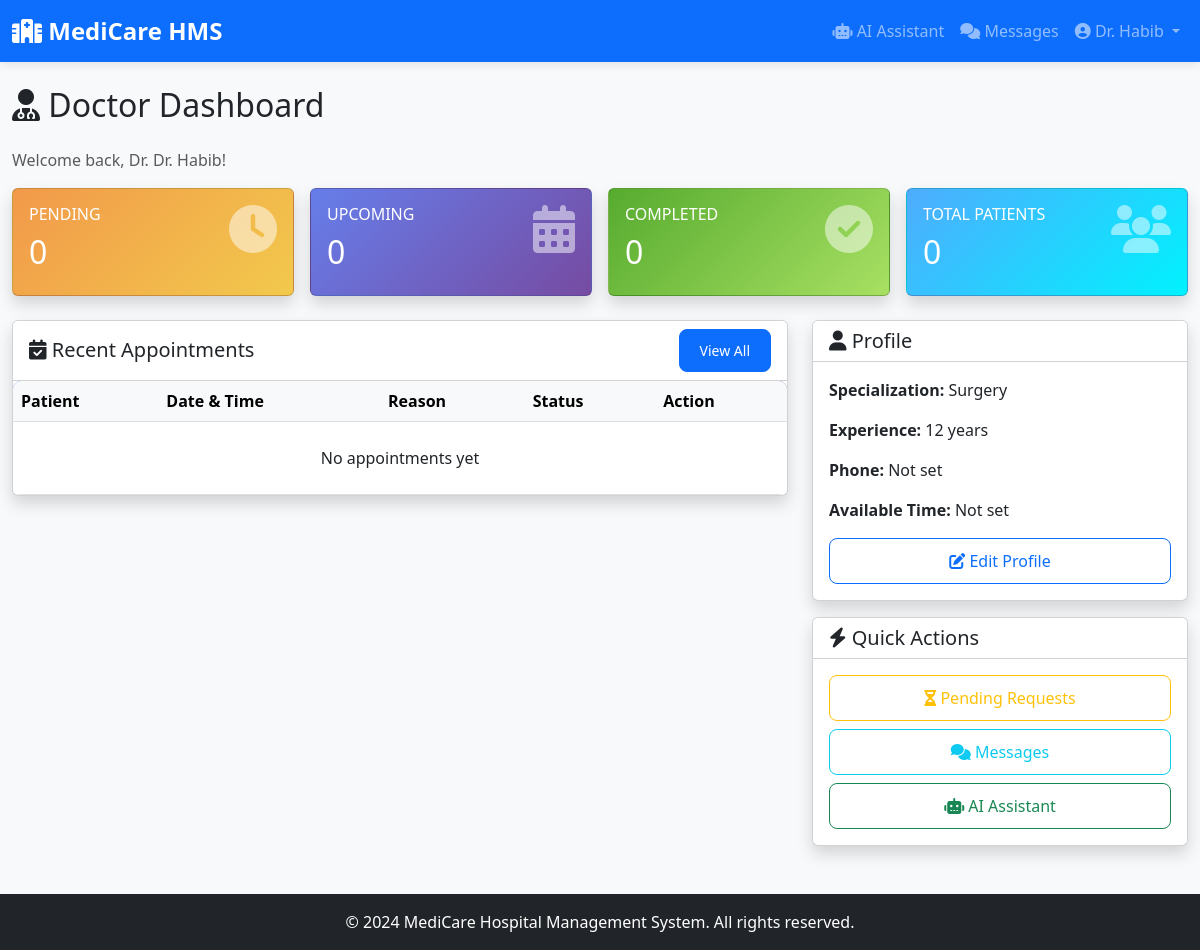
Page /doctor/dashboard (signed in) on the committed database.
### models/user.py (models this page shows, shortened)
class User(UserMixin, db.Model):
    __tablename__ = 'users'
    id = db.Column(db.Integer, primary_key=True)
    name = db.Column(db.String(100), nullable=False)
    email = db.Column(db.String(120), unique=True, nullable=False)
    password = db.Column(db.String(255), nullable=False)
    role = db.Column(db.String(20), nullable=False)  # admin, doctor, patient
    created_at = db.Column(db.DateTime, default=datetime.utcnow)
    is_active = db.Column(db.Boolean, default=True)
    doctor_profile = db.relationship('Doctor', backref='user', uselist=False, cascade='all, delete-orphan')
    patient_profile = db.relationship('Patient', backref='user', uselist=False, cascade='all, delete-orphan')
    notifications = db.relationship('Notification', backref='user', lazy='dynamic', cascade='all, delete-orphan')

### models/doctor.py (models this page shows, shortened)
class Doctor(db.Model):
    __tablename__ = 'doctors'
    id = db.Column(db.Integer, primary_key=True)
    user_id = db.Column(db.Integer, db.ForeignKey('users.id'), nullable=False)
    specialization = db.Column(db.String(100), nullable=False)
    experience = db.Column(db.Integer, default=0)
    available_time = db.Column(db.String(200))
    qualification = db.Column(db.String(200))
    phone = db.Column(db.String(20))
    is_approved = db.Column(db.Boolean, default=False)
    created_at = db.Column(db.DateTime, default=datetime.utcnow)
    appointments = db.relationship('Appointment', backref='doctor', lazy='dynamic')
    prescriptions = db.relationship('Prescription', backref='doctor', lazy='dynamic')

### routes/doctor.py (the view)
@doctor_bp.route('/dashboard')
@login_required
@doctor_required
def dashboard():
    doctor = Doctor.query.filter_by(user_id=current_user.id).first()
    if not doctor:
        flash('Doctor profile not found. Please contact administrator.', 'warning')
        return render_template('doctor_profile_incomplete.html')
    if not doctor.is_approved:
        return render_template('doctor_pending.html', doctor=doctor)
    pending = Appointment.query.filter_by(
        doctor_id=doctor.id,
        status='pending'
    ).count()
    upcoming = Appointment.query.filter(
        Appointment.doctor_id == doctor.id,
        Appointment.status == 'approved',
        Appointment.date >= datetime.now().date()
    ).count()
    completed = Appointment.query.filter_by(
        doctor_id=doctor.id,
        status='completed'
    ).count()
    recent_appointments = Appointment.query.filter_by(
        doctor_id=doctor.id
    ).order_by(Appointment.date.desc()).limit(5).all()
    total_patients = db.session.query(Appointment.patient_id).filter(
        Appointment.doctor_id == doctor.id
    ).distinct().count()
    stats = {
        'pending': pending,
        'upcoming': upcoming,
        'completed': completed,
        'total_patients': total_patients
    }
    return render_template('doctor_dashboard.html',
                         doctor=doctor,
                         stats=stats,
                         recent_appointments=recent_appointments)

### app.py (called while the page is built)
@login_manager.user_loader
def load_user(user_id):
    return User.query.get(int(user_id))

### routes/doctor.py (called while the page is built)
def doctor_required(f):
    @wraps(f)
    def decorated_function(*args, **kwargs):
        if not current_user.is_authenticated or current_user.role != 'doctor':
            flash('Access denied. Doctor only.', 'error')
            return redirect(url_for('auth.login'))
        return f(*args, **kwargs)
    return decorated_function

### templates/doctor_dashboard.html (shortened to what this page needs)
{% extends 'base.html' %}
{% block content %}
<div class="row">
    <div class="col-12">
        <h2 class="mb-4"><i class="fas fa-user-md"></i> Doctor Dashboard</h2>
        <p class="text-muted">Welcome back, Dr. {{ current_user.name }}!</p>
    </div>
</div>
<div class="row g-3 mb-4">
    <div class="col-md-3">
        <div class="card bg-gradient-warning text-white shadow">
            <div class="card-body">
                <div class="d-flex justify-content-between">
                    <div>
                        <h6 class="text-uppercase">Pending</h6>
                        <h2>{{ stats.pending }}</h2>
                    </div>
                    <i class="fas fa-clock fa-3x opacity-50"></i>
                </div>
            </div>
        </div>
    </div>
    <div class="col-md-3">
        <div class="card bg-gradient-primary text-white shadow">
            <div class="card-body">
                <div class="d-flex justify-content-between">
                    <div>
                        <h6 class="text-uppercase">Upcoming</h6>
                        <h2>{{ stats.upcoming }}</h2>
                    </div>
                    <i class="fas fa-calendar-alt fa-3x opacity-50"></i>
                </div>
            </div>
        </div>
    </div>
    <div class="col-md-3">
        <div class="card bg-gradient-success text-white shadow">
            <div class="card-body">
                <div class="d-flex justify-content-between">
                    <div>
                        <h6 class="text-uppercase">Completed</h6>
                        <h2>{{ stats.completed }}</h2>
                    </div>
                    <i class="fas fa-check-circle fa-3x opacity-50"></i>
                </div>
            </div>
        </div>
    </div>
    <div class="col-md-3">
        <div class="card bg-gradient-info text-white shadow">
            <div class="card-body">
                <div class="d-flex justify-content-between">
                    <div>
                        <h6 class="text-uppercase">Total Patients</h6>
                        <h2>{{ stats.total_patients }}</h2>
                    </div>
                    <i class="fas fa-users fa-3x opacity-50"></i>
                </div>
            </div>
        </div>
    </div>
</div>
<div class="row">
    <div class="col-md-8">
        <div class="card shadow">
            <div class="card-header bg-white d-flex justify-content-between align-items-center">
                <h5 class="mb-0"><i class="fas fa-calendar-check"></i> Recent Appointments</h5>
                <a href="{{ url_for('doctor.appointments') }}" class="btn btn-sm btn-primary">View All</a>
            </div>
            <div class="card-body p-0">
                <div class="table-responsive">
                    <table class="table table-hover mb-0">
                        <thead class="table-light">
                            <tr>
                                <th>Patient</th>
                                <th>Date & Time</th>
                                <th>Reason</th>
                                <th>Status</th>
                                <th>Action</th>
                            </tr>
                        </thead>
                        <tbody>
                            {% for apt in recent_appointments %}
                            <tr>
                                <td>
                                    <strong>{{ apt.patient.user.name }}</strong><br>
                                    <small class="text-muted">{{ apt.patient.age }} yrs, {{ apt.patient.gender }}</small>
                                </td>
                                <td>
                                    <i class="fas fa-calendar"></i> {{ apt.date }}<br>
                                    <i class="fas fa-clock"></i> {{ apt.time }}
                                </td>
                                <td>{{ apt.reason[:50] }}...</td>
                                <td>
                                    <span class="badge bg-{{ 'warning' if apt.status == 'pending' else 'success' if apt.status == 'approved' else 'secondary' }}">
                                        {{ apt.status.title() }}
                                    </span>
                                </td>
                                <td>
                                    {% if apt.status == 'pending' %}
                                    <form method="POST" action="{{ url_for('doctor.update_appointment', id=apt.id) }}" class="d-inline">
                                        <input type="hidden" name="action" value="approve">
                                        <button class="btn btn-sm btn-success" title="Approve">
                                            <i class="fas fa-check"></i>
                                        </button>
                                    </form>
                                    <form method="POST" action="{{ url_for('doctor.update_appointment', id=apt.id) }}" class="d-inline">
                                        <input type="hidden" name="action" value="reject">
                                        <button class="btn btn-sm btn-danger" title="Reject">
                                            <i class="fas fa-times"></i>
                                        </button>
                                    </form>
                                    {% elif apt.status == 'approved' %}
                                    <a href="{{ url_for('doctor.add_prescription', appointment_id=apt.id) }}" class="btn btn-sm btn-primary">
                                        <i class="fas fa-prescription"></i> Add Rx
                                    </a>
                                    {% endif %}
                                </td>
                            </tr>
                            {% else %}
                            <tr>
                                <td colspan="5" class="text-center py-4">No appointments yet</td>
                            </tr>
                            {% endfor %}
                        </tbody>
                    </table>
                </div>
            </div>
        </div>
    </div>
    <div class="col-md-4">
        <div class="card shadow mb-3">
            <div class="card-header bg-white">
                <h5 class="mb-0"><i class="fas fa-user"></i> Profile</h5>
            </div>
            <div class="card-body">
                <p><strong>Specialization:</strong> {{ doctor.specialization }}</p>
                <p><strong>Experience:</strong> {{ doctor.experience }} years</p>
                <p><strong>Phone:</strong> {{ doctor.phone or 'Not set' }}</p>
                <p><strong>Available Time:</strong> {{ doctor.available_time or 'Not set' }}</p>
                <a href="{{ url_for('doctor.profile') }}" class="btn btn-outline-primary w-100">
                    <i class="fas fa-edit"></i> Edit Profile
                </a>
            </div>
        </div>
        <div class="card shadow">
            <div class="card-header bg-white">
                <h5 class="mb-0"><i class="fas fa-bolt"></i> Quick Actions</h5>
            </div>
            <div class="card-body">
                <a href="{{ url_for('doctor.appointments') }}?status=pending" class="btn btn-outline-warning w-100 mb-2">
                    <i class="fas fa-hourglass-half"></i> Pending Requests
                </a>
                <a href="{{ url_for('chat.index') }}" class="btn btn-outline-info w-100 mb-2">
                    <i class="fas fa-comments"></i> Messages
                </a>
                <a href="{{ url_for('ai.assistant') }}" class="btn btn-outline-success w-100">
                    <i class="fas fa-robot"></i> AI Assistant
                </a>
            </div>
        </div>
    </div>
</div>
{% endblock %}

### templates/base.html (shortened to what this page needs)
<!DOCTYPE html>
<html lang="en" data-theme="light">
<head>
    <link href="https://cdn.jsdelivr.net/npm/bootstrap@5.3.0/dist/css/bootstrap.min.css" rel="stylesheet">
    <link rel="stylesheet" href="https://cdnjs.cloudflare.com/ajax/libs/font-awesome/6.4.0/css/all.min.css">
    <link rel="stylesheet" href="{{ url_for('static', filename='css/style.css') }}">
</head>
<body>
    {% if current_user.is_authenticated %}
    <nav class="navbar navbar-expand-lg navbar-dark bg-primary">
        <div class="container-fluid">
            <a class="navbar-brand" href="/">
                <i class="fas fa-hospital"></i> MediCare HMS
            </a>
            <div class="collapse navbar-collapse" id="navbarNav">
                <ul class="navbar-nav ms-auto">
                    <li class="nav-item">
                        <a class="nav-link" href="{{ url_for('ai.assistant') }}">
                            <i class="fas fa-robot"></i> AI Assistant
                        </a>
                    </li>
                    <li class="nav-item">
                        <a class="nav-link" href="{{ url_for('chat.index') }}">
                            <i class="fas fa-comments"></i> Messages
                        </a>
                    </li>
                    <li class="nav-item dropdown">
                        <a class="nav-link dropdown-toggle" href="#" role="button" data-bs-toggle="dropdown">
                            <i class="fas fa-user-circle"></i> {{ current_user.name }}
                        </a>
                    </li>
                </ul>
            </div>
        </div>
    </nav>
    {% endif %}
    <div class="{% if current_user.is_authenticated %}container-fluid{% else %}container{% endif %} mt-4">
        {% block content %}{% endblock %}
    </div>
    <footer class="bg-dark text-white text-center py-3 mt-5">
        <p class="mb-0">&copy; 2024 MediCare Hospital Management System. All rights reserved.</p>
    </footer>
</body>
</html>

### static/CSS/style.css (style rules this page uses)
:root { --primary-color: #0d6efd; --secondary-color: #6c757d; --success-color: #198754; --danger-color: #dc3545; --warning-color: #ffc107; --info-color: #0dcaf0; --light-bg: #f8f9fa; --dark-bg: #212529; }
* { margin: 0; padding: 0; box-sizing: border-box; }
body { font-family: 'Segoe UI', Tahoma, Geneva, Verdana, sans-serif; background: var(--light-bg); transition: background 0.3s ease; }
.bg-gradient-primary { background: linear-gradient(135deg, #667eea 0%, #764ba2 100%); }
.bg-gradient-success { background: linear-gradient(135deg, #56ab2f 0%, #a8e063 100%); }
.bg-gradient-warning { background: linear-gradient(135deg, #f2994a 0%, #f2c94c 100%); }
.bg-gradient-info { background: linear-gradient(135deg, #4facfe 0%, #00f2fe 100%); }
.card { transition: transform 0.3s ease, box-shadow 0.3s ease; }
.btn { border-radius: 8px; padding: 10px 20px; font-weight: 500; transition: all 0.3s ease; }
.table { border-radius: 8px; overflow: hidden; }
.table thead { background: linear-gradient(135deg, #667eea 0%, #764ba2 100%); color: white; }
.navbar { box-shadow: 0 2px 10px rgba(0, 0, 0, 0.1); }
.navbar-brand { font-weight: 700; font-size: 1.5rem; }
footer { margin-top: auto; }

### rows in the picture
User: name "Dr. Habib"
Doctor: specialization "Surgery", experience "12", phone "Not set", available_time "Not set"

### other values in the picture
{{ stats.pending }} "0"
{{ stats.upcoming }} "0"
{{ stats.completed }} "0"
{{ stats.total_patients }} "0"
